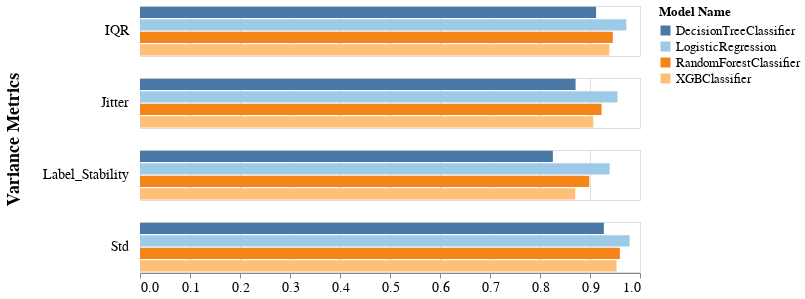

This figure's notebook cell:
### Code cell
visualizer.create_overall_metrics_bar_char(
    metrics_names=['Label_Stability'],
    reversed_metrics_names=['Std', 'IQR', 'Jitter'],
    metrics_title="Variance Metrics"
)

### Figure 1 — Vega-Lite specification as saved in the notebook (floating-point values rounded to 4 significant figures)
{"config": {"view": {"continuousWidth": 400, "continuousHeight": 300}, "axis": {"labelFontSize": 14, "titleFontSize": 18}, "headerRow": {"labelAlign": "left", "labelAngle": 0, "labelFontSize": 14, "labelPadding": 10, "titleFontSize": 18}}, "data": {"name": "data-d56c1904f61f6c72efb238ee2a378423"}, "mark": "bar", "encoding": {"color": {"field": "model_name", "legend": {"labelFontSize": 13, "title": "Model Name", "titleFontSize": 13}, "scale": {"scheme": "tableau20"}, "type": "nominal"}, "row": {"field": "metric", "title": "Variance Metrics", "type": "nominal"}, "x": {"axis": {"grid": true}, "field": "overall", "title": "", "type": "quantitative"}, "y": {"axis": null, "field": "model_name", "type": "nominal"}}, "height": 50, "width": 500, "$schema": "https://vega.github.io/schema/vega-lite/v4.17.0.json", "datasets": {"data-d56c1904f61f6c72efb238ee2a378423": [{"overall": 0.9122, "metric": "IQR", "model_name": "DecisionTreeClassifier"}, {"overall": 0.8712, "metric": "Jitter", "model_name": "DecisionTreeClassifier"}, {"overall": 0.8258, "metric": "Label_Stability", "model_name": "DecisionTreeClassifier"}, {"overall": 0.9277, "metric": "Std", "model_name": "DecisionTreeClassifier"}, {"overall": 0.9727, "metric": "IQR", "model_name": "LogisticRegression"}, {"overall": 0.955, "metric": "Jitter", "model_name": "LogisticRegression"}, {"overall": 0.9392, "metric": "Label_Stability", "model_name": "LogisticRegression"}, {"overall": 0.9792, "metric": "Std", "model_name": "LogisticRegression"}, {"overall": 0.9457, "metric": "IQR", "model_name": "RandomForestClassifier"}, {"overall": 0.9232, "metric": "Jitter", "model_name": "RandomForestClassifier"}, {"overall": 0.8985, "metric": "Label_Stability", "model_name": "RandomForestClassifier"}, {"overall": 0.9597, "metric": "Std", "model_name": "RandomForestClassifier"}, {"overall": 0.9387, "metric": "IQR", "model_name": "XGBClassifier"}, {"overall": 0.9066, "metric": "Jitter", "model_name": "XGBClassifier"}, {"overall": 0.8705, "metric": "Label_Stability", "model_name": "XGBClassifier"}, {"overall": 0.9531, "metric": "Std", "model_name": "XGBClassifier"}]}}
